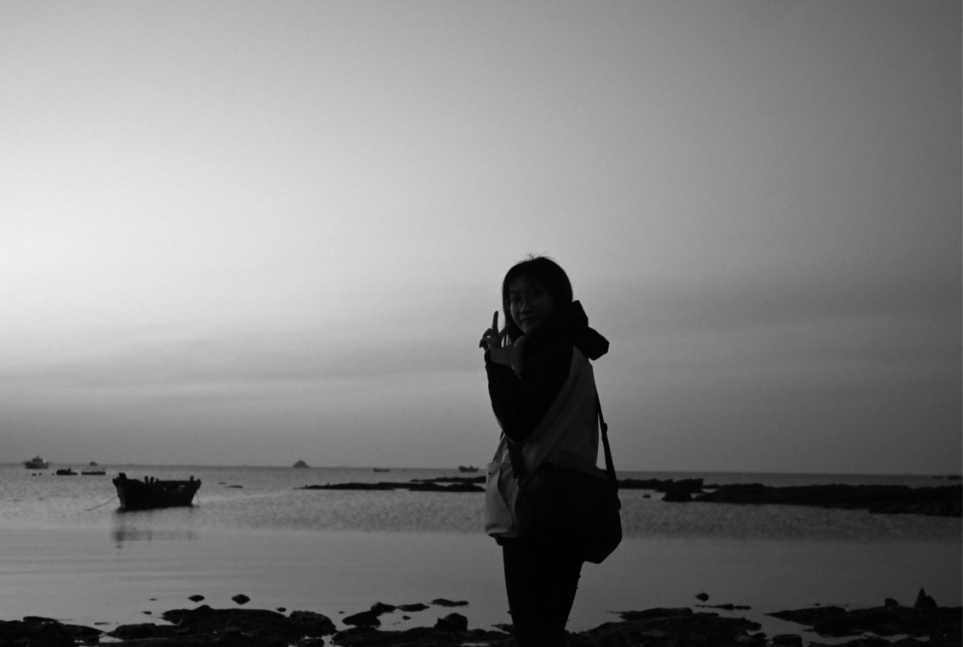
//> input picture cv_imageEnhencement/image.png, 963 x 647 px
$ ./imageEnhencement   (built with g++ and OpenCV 4)
//> lines starting //> are read from the running program, lines starting //| are printed output that depends on the picture
//> further down, img is the input picture: 647 rows x 963 cols, CV_8UC3; min 0, max 241, mean 129.8
#include <cmath>
#include <exception>

#include "opencv2/opencv.hpp"

std::string path = "image.png";

void cubeEnhance(const cv::Mat& inputImg, cv::Mat& outputImg, const float weight) {
//> called with weight = 1
    if (weight < -1.5 || weight > 1.5) {
        throw std::invalid_argument("Weight must be between -1.5 and 1.5.");
    }

    if (inputImg.empty()) {
        throw std::runtime_error("Input image is empty.");
    }

    cv::Mat imgFloat;
    inputImg.convertTo(imgFloat, CV_32FC3);
    cv::Mat imgNormal = (imgFloat - 128) / 128;
    cv::Mat imgNormalCube;
    if (weight > 0)
        cv::pow(imgNormal, 3, imgNormalCube);
    else
        cv::pow(imgNormal, 1.0 / 3.0, imgNormalCube);

    float k = std::abs(weight);
    imgNormal = k * imgNormalCube + (1 - k) * imgNormal;
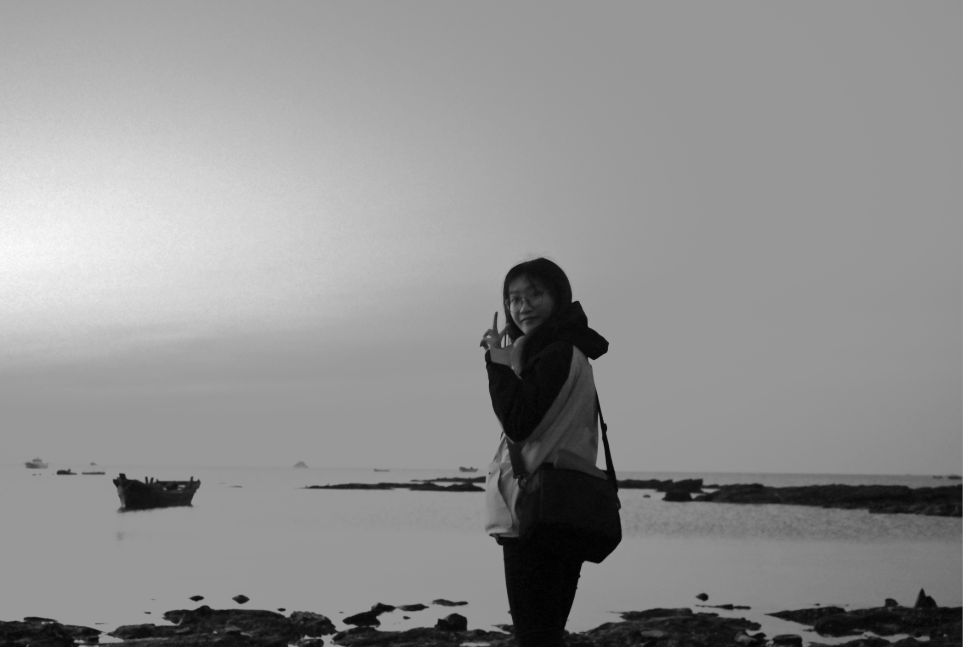
//> imgNormal: 647 rows x 963 cols, CV_32FC3; min -1, max 0.688, mean -0.0387; drawn with min black and max white
    outputImg = imgNormal;
    outputImg = outputImg * 128 + 128;
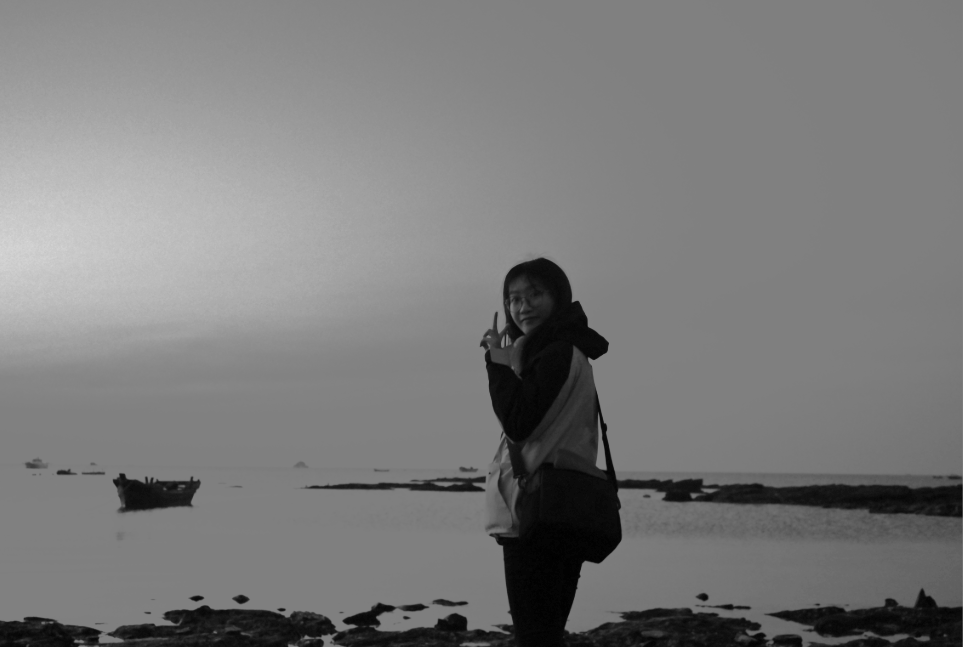
//> outputImg: 647 rows x 963 cols, CV_32FC3; min 0, max 216.1, mean 123.1
    outputImg.convertTo(outputImg, CV_8UC3);
//> outputImg: 647 rows x 963 cols, CV_8UC3
}

int main() {
    try {
        cv::Mat img = cv::imread(path);
        cv::Mat result;

        cubeEnhance(img, result, 1);

        cv::cvtColor(img, img, cv::COLOR_BGR2GRAY);
//> img: 647 rows x 963 cols, CV_8UC1

        cv::imshow("Origin", img);
        cv::imshow("Result", result);
        cv::waitKey(0);
    } catch (const std::exception& e) {
        std::cerr << "Exception: " << e.what() << std::endl;
        return -1;
    }
    return 0;
}
